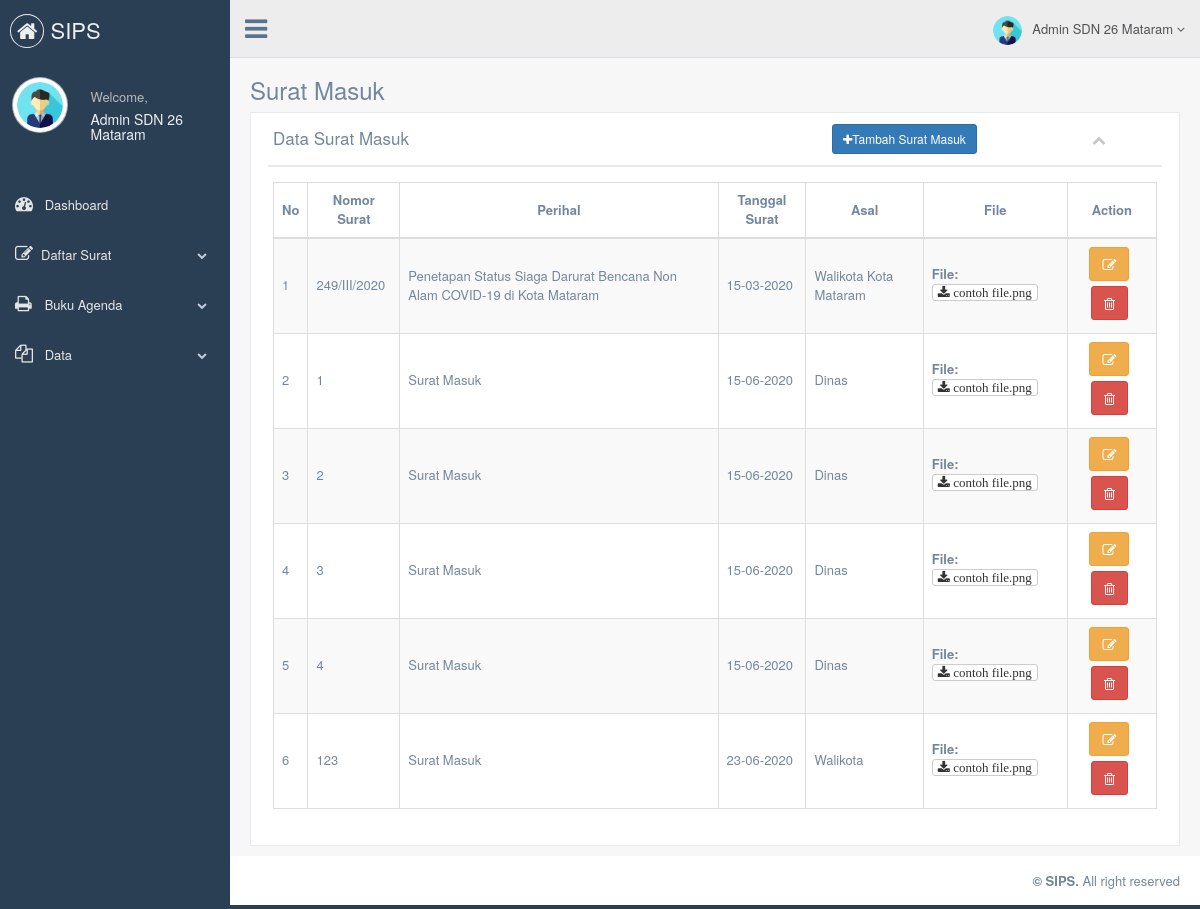
Page /index.php?page=surat_masuk (signed in) on the committed database.
### tables this page shows
CREATE TABLE `surat_masuk` (
  `id_masuk` int(5) NOT NULL,
  `no_surat` varchar(20) NOT NULL,
  `perihal` varchar(100) NOT NULL,
  `tanggal_surat` date NOT NULL,
  `asal_surat` varchar(100) NOT NULL,
  `file` varchar(50) NOT NULL
);

### function_tanggal.php (called while the page is built, shortened)
<?php
	function IndonesiaTgl($tanggal)
	{
		$tgl 	= substr($tanggal, 8,2);
		$bln	= substr($tanggal, 5,2);
		$thn	= substr($tanggal, 0,4);
		$tanggal="$tgl-$bln-$thn";
		return $tanggal;
	}
?>

### surat_masuk.php (the view, shortened to what this page needs)
<div class="">
	<div class="page-title">
		<div class="title_left">
			<h3>Surat Masuk</h3>
		</div>
	</div>
	<div class="clearfix"></div>
	<div class="row">
		<div class="col-md-12 col-sm-12 col-xs-12">
			<div class="x_panel">
				<div class="x_title">
					<h2>Data Surat Masuk</h2>&nbsp; &nbsp;<a href="index.php?page=tambah_surat_masuk" class="btn btn-primary btn-sm"><i class="fa fa-plus"></i>Tambah Surat Masuk</a>
					<ul class="nav navbar-right panel_toolbox">
						<li><a class="collapse-link"><i class="fa fa-chevron-up"></i></a></li>
					</ul>
				</div>
				<div class="x_content">
					<table id="surat_masuk" class="table table-striped table-bordered table-hover">
						<thead>
							<tr style="font-size: 13px;">
								<th width="1" style="vertical-align: middle;"><center>No</center></th>
								<th style="vertical-align: middle;"><center>Nomor Surat</center></th>
								<th style="vertical-align: middle;"><center>Perihal</center></th>
								<th style="vertical-align: middle;"><center>Tanggal Surat</center></th>
							<th style="vertical-align: middle;"><center>Asal</center></th>
							<th style="vertical-align: middle;"><center>File</center></th>
								<th style="vertical-align: middle;"><center>Action</center></th>
							</tr>
						</thead>
						<tbody>
							<tr>
								<?php
									$no=1;
									$query	= "SELECT * FROM surat_masuk";
									$sql	= mysqli_query($connect, $query);
									while ($data= mysqli_fetch_array($sql)) {
								?>
								<td width="1" style="vertical-align: middle;"><?php echo $no++; ?></td>
								<td style="vertical-align: middle;"><?php echo $data['no_surat'] ?></td>
							<td style="vertical-align: middle;"><?php echo $data['perihal'] ?></td>
								<td style="vertical-align: middle;"><?php echo IndonesiaTgl($data['tanggal_surat']) ?></td>
							<td style="vertical-align: middle;"><?php echo $data['asal_surat'] ?></td>
								<td style="vertical-align: middle;"><b>File:</b><a href="upload/surat_masuk/<?php echo $data['file'];?>" class="btn btn-default btn-xs fa fa-download">&nbsp;<?php echo $data['file']?></a></td>
								<td>
									<center>
										<a href="index.php?page=edit_surat_masuk&id=<?php echo $data['id_masuk']; ?>" class="btn btn-warning" title="Edit"><i class="fa fa-pencil-square-o"></i></a>
										<a href="index.php?page=hapus_surat_masuk&id=<?php echo $data['id_masuk'] ?>" class="btn btn-danger" title="Hapus"><i class="fa fa-trash-o"></i></a>
									</center>
								</td>
							</tr>
							<?php
								}
							?>
						</tbody>
					</table>
				</div>
			</div>
		</div>
	</div>
</div>

### index.php (shortened to what this page needs)
<!DOCTYPE html>
<html lang="en">
	<head>
		<link href="assets/template/vendors/bootstrap/dist/css/bootstrap.min.css" rel="stylesheet">
		<link href="assets/template/vendors/font-awesome/css/font-awesome.min.css" rel="stylesheet">
		<link href="assets/template/vendors/nprogress/nprogress.css" rel="stylesheet">
		<link href="assets/template/vendors/bootstrap-daterangepicker/daterangepicker.css" rel="stylesheet">
		<link href="assets/template/vendors/bootstrap-datepicker/dist/css/bootstrap-datepicker.css" rel="stylesheet">
		<link href="assets/template/vendors/datatables.net-bs/css/dataTables.bootstrap.min.css" rel="stylesheet">
		<link href="assets/template/build/css/custom.min.css" rel="stylesheet">
	</head>
	<?php
			include 'koneksi.php';
			include 'function_tanggal.php';
	 ?>
	<body class="nav-md">
		<div class="container body">
			<div class="main_container">
				<div class="col-md-3 left_col">
					<div class="left_col scroll-view">
						<div class="navbar nav_title" style="border: 0;">
							<a href="index.php" class="site_title"><i class="fa fa-home"></i>	SIPS</a>
						</div>
						<div class="profile clearfix">
							<div class="profile_pic">
								<img src="upload/user/<?php echo $_SESSION['foto']; ?>" alt="..." class="img-circle profile_img">
							</div>
							<div class="profile_info">
								<span>Welcome,</span>
								<h2><?php echo $_SESSION['fullname']; ?></h2>
							</div>
						</div>
						<br />
						<div id="sidebar-menu" class="main_menu_side hidden-print main_menu">
							<div class="menu_section">
								<ul class="nav side-menu">
									<li><a href="index.php?page=home"><i class="fa fa-dashboard"></i> Dashboard </a>
									<li><a><i class="fa fa-edit"></i>Daftar Surat<span class="fa fa-chevron-down"></span></a>
									</li>
									<li><a><i class="fa fa-print"></i> Buku Agenda <span class="fa fa-chevron-down"></span></a>
									</li>
									<li><a><i class="fa fa-files-o"></i> Data <span class="fa fa-chevron-down"></span></a>
									</li>
								</ul>
							</div>
						</div>
					</div>
				</div>
				<div class="top_nav">
					<div class="nav_menu">
						<nav>
							<div class="nav toggle">
								<a id="menu_toggle"><i class="fa fa-bars"></i></a>
							</div>
							<ul class="nav navbar-nav navbar-right">
								<li class="">
									<a class="user-profile dropdown-toggle" data-toggle="dropdown" aria-expanded="false">
										<img src="upload/user/<?php echo $_SESSION['foto'] ?>" alt=""><?php echo $_SESSION['fullname']; ?>
										<span class=" fa fa-angle-down"></span>
									</a>
								</li>
							</ul>
						</nav>
					</div>
				</div>
				<div class="right_col" role="main">
				<?php
					if (isset($_GET['page'])) {
						if ($_GET['page']=="home") {
							include 'home.php';
						}elseif ($_GET['page']=="surat_masuk") {
							include 'surat_masuk.php';
						}elseif ($_GET['page']=="tambah_surat_masuk") {
							include 'tambah_surat_masuk.php';
						}elseif ($_GET['page']=="edit_surat_masuk") {
							include 'edit_surat_masuk.php';
						}elseif ($_GET['page']=="hapus_surat_masuk") {
							include 'hapus_surat_masuk.php';
						}elseif ($_GET['page']=="surat_keluar") {
							include 'surat_keluar.php';
						}elseif ($_GET['page']=="tambah_surat_keluar") {
							include 'tambah_surat_keluar.php';
						}elseif ($_GET['page']=="edit_surat_keluar") {
							include 'edit_surat_keluar.php';
						}elseif ($_GET['page']=="hapus_surat_keluar") {
							include 'hapus_surat_keluar.php';
						}elseif ($_GET['page']=="agd_surat_masuk") {
							include 'agd_surat_masuk.php';
						}elseif ($_GET['page']=="agd_surat_keluar") {
							include 'agd_surat_keluar.php';
						}elseif ($_GET['page']=="users") {
							include 'users.php';
						}elseif ($_GET['page']=="edit_users") {
							include 'edit_users.php';
						}elseif ($_GET['page']=="backup") {
							include 'backup.php';
						}elseif ($_GET['page']=="restore") {
							include 'restore.php';
						}elseif ($_GET['page']=="ganti_pass") {
							include 'ganti_pass.php';
						}elseif ($_GET['page']=="profil_user") {
							include 'profil_user.php';
						}
					}else {
						include 'home.php';
					}
				?>
			</div>
				<footer>
					<div class="pull-right">
					<strong>© SIPS.</strong> All right reserved
					</div>
					<div class="clearfix"></div>
				</footer>
			</div>
		</div>
	</body>
</html>

### rows in the picture
surat_masuk: no_surat "249/III/2020", perihal "Penetapan Status Siaga Darurat Bencana Non Alam COVID-19 di Kota Mataram", tanggal_surat "15-03-2020", asal_surat "Walikota Kota Mataram", file "contoh file.png"
surat_masuk: no_surat "1", perihal "Surat Masuk", tanggal_surat "15-06-2020", asal_surat "Dinas", file "contoh file.png"
surat_masuk: no_surat "2", perihal "Surat Masuk", tanggal_surat "15-06-2020", asal_surat "Dinas", file "contoh file.png"
surat_masuk: no_surat "3", perihal "Surat Masuk", tanggal_surat "15-06-2020", asal_surat "Dinas", file "contoh file.png"
surat_masuk: no_surat "4", perihal "Surat Masuk", tanggal_surat "15-06-2020", asal_surat "Dinas", file "contoh file.png"
surat_masuk: no_surat "123", perihal "Surat Masuk", tanggal_surat "23-06-2020", asal_surat "Walikota", file "contoh file.png"

### other values in the picture
$_SESSION['fullname'] "Admin SDN 26 Mataram"
